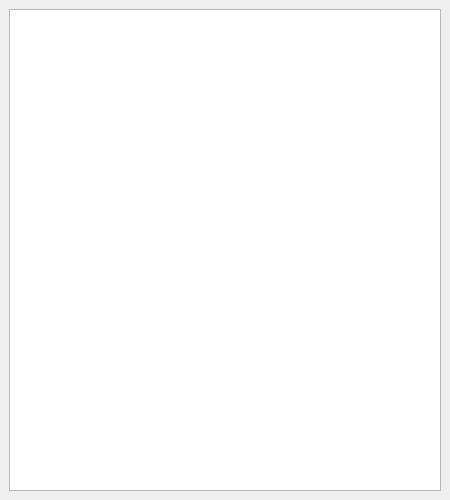
<?xml version="1.0" encoding="UTF-8"?>
<ui version="4.0">
 <class>MainWindow</class>
 <widget class="QMainWindow" name="MainWindow">
  <property name="geometry">
   <rect>
    <x>0</x>
    <y>0</y>
    <width>450</width>
    <height>500</height>
   </rect>
  </property>
  <property name="windowTitle">
   <string>Admin Panel</string>
  </property>
  <widget class="QWidget" name="centralwidget">
   <layout class="QVBoxLayout" name="verticalLayout">
    <item>
     <widget class="QListWidget" name="tableList"/>
    </item>
   </layout>
  </widget>
 </widget>
 <resources/>
 <connections/>
</ui>
